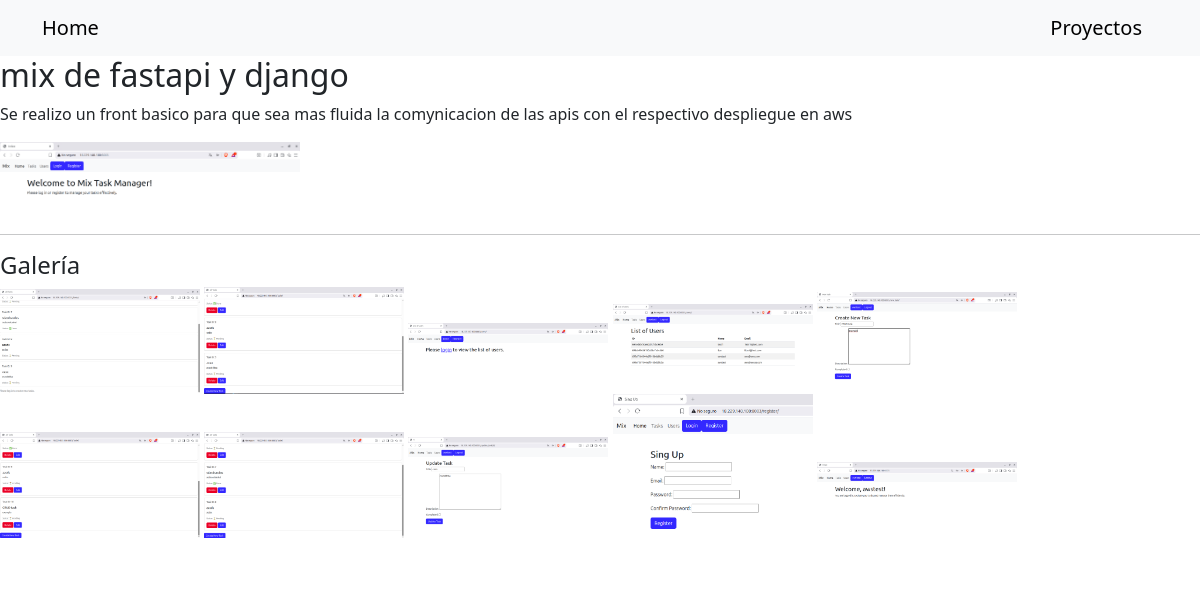
Page /about/4 on the committed database.
### app/models.py (models this page shows, shortened)
class Project(models.Model):
    name = models.CharField(max_length=100)
    urltag = models.CharField(max_length=1000)
    tag = models.CharField(max_length=1000, default='app')
    image = models.ImageField(upload_to='projects/', blank=True, null=True)
    info = models.TextField(default="lorem")

class ProjectImage(models.Model):
    project = models.ForeignKey(
        Project,
        related_name="images",
        on_delete=models.CASCADE
    )
    image = models.ImageField(upload_to="projects/extra/")

### app/views.py (the view)
# urls.py: path('about/<int:pid>', views.about_view, name='about'),
def about_view(request, pid: int):
    pro = get_object_or_404(Project, id=pid)
    images = pro.images.all()
    context = {
        'project': pro,
        'images': images,
    }
    return render(request, 'app/about.html', context)

### app/templates/app/about.html (shortened to what this page needs)
{% extends "app/home.html" %}
{% block content %}
<h2>{{ project.name }}</h2>
<p>{{ project.info }}</p>
{% if project.image %}
    <img src="{{ project.image.url }}" width="300">
{% endif %}
<hr>
<h4>Galería</h4>
<div class="gallery">
    {% for img in images %}
        <img src="{{ img.image.url }}" width="200">
    {% empty %}
        <p>No hay imágenes cargadas</p>
    {% endfor %}
</div>
{% endblock content %}

### rows in the picture
Project: name "mix de fastapi y django", info "Se realizo un front basico para que sea mas fluida la comynicacion de las apis con el respectivo despliegue en aws", image (picture)
ProjectImage: image (picture)
ProjectImage: image (picture)
ProjectImage: image (picture)
ProjectImage: image (picture)
ProjectImage: image (picture)
ProjectImage: image (picture)
ProjectImage: image (picture)
ProjectImage: image (picture)
ProjectImage: image (placeholder picture)
ProjectImage: image (picture)
